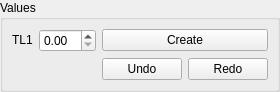
<ui version="4.0" >
 <class>EntityGUI_1Spin_QTD</class>
 <widget class="QWidget" name="EntityGUI_1Spin_QTD" >
  <property name="geometry" >
   <rect>
    <x>0</x>
    <y>0</y>
    <width>268</width>
    <height>88</height>
   </rect>
  </property>
  <property name="windowTitle" >
   <string>EntityGUI_1Spin_QTD</string>
  </property>
  <layout class="QGridLayout" >
   <property name="margin" >
    <number>0</number>
   </property>
   <property name="spacing" >
    <number>0</number>
   </property>
   <item row="0" column="0" >
    <widget class="QGroupBox" name="GroupBox1" >
     <property name="title" >
      <string>Values</string>
     </property>
     <layout class="QGridLayout" >
      <property name="margin" >
       <number>9</number>
      </property>
      <property name="spacing" >
       <number>6</number>
      </property>
      <item row="0" column="1" >
       <widget class="SalomeApp_DoubleSpinBox" name="SpinBox_DX" />
      </item>
      <item row="1" column="2" >
       <layout class="QGridLayout" >
        <property name="margin" >
         <number>0</number>
        </property>
        <property name="spacing" >
         <number>6</number>
        </property>
        <item row="0" column="1" >
         <widget class="QPushButton" name="buttonRedo" >
          <property name="text" >
           <string>Redo</string>
          </property>
         </widget>
        </item>
        <item row="0" column="0" >
         <widget class="QPushButton" name="buttonUndo" >
          <property name="text" >
           <string>Undo</string>
          </property>
         </widget>
        </item>
       </layout>
      </item>
      <item row="0" column="2" >
       <widget class="QPushButton" name="buttonApply" >
        <property name="text" >
         <string>Create</string>
        </property>
       </widget>
      </item>
      <item row="0" column="0" >
       <widget class="QLabel" name="TextLabel1" >
        <property name="sizePolicy" >
         <sizepolicy>
          <hsizetype>0</hsizetype>
          <vsizetype>0</vsizetype>
          <horstretch>0</horstretch>
          <verstretch>0</verstretch>
         </sizepolicy>
        </property>
        <property name="text" >
         <string>TL1</string>
        </property>
        <property name="wordWrap" >
         <bool>false</bool>
        </property>
       </widget>
      </item>
     </layout>
    </widget>
   </item>
  </layout>
 </widget>
 <layoutdefault spacing="6" margin="11" />
 <pixmapfunction>qPixmapFromMimeSource</pixmapfunction>
 <customwidgets>
  <customwidget>
   <class>SalomeApp_DoubleSpinBox</class>
   <extends>QDoubleSpinBox</extends>
   <header location="global" >gui/SalomeApp_DoubleSpinBox.h</header>
  </customwidget>
 </customwidgets>
 <tabstops>
  <tabstop>SpinBox_DX</tabstop>
  <tabstop>buttonApply</tabstop>
  <tabstop>buttonUndo</tabstop>
  <tabstop>buttonRedo</tabstop>
 </tabstops>
 <resources/>
 <connections/>
</ui>
